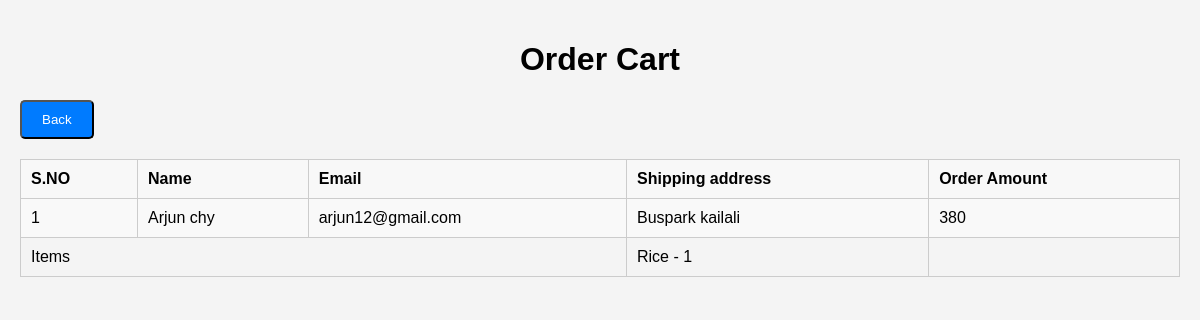
The app's page /OFOS/vieworderdetail.php (signed in) with its own data.
### tables this page shows
CREATE TABLE `orders` (
  `id` int(11) NOT NULL,
  `customer_id` int(11) NOT NULL,
  `name` varchar(255) NOT NULL,
  `address` text NOT NULL,
  `phone` varchar(20) NOT NULL,
  `email` varchar(255) NOT NULL,
  `shipping_address` varchar(255) NOT NULL,
  `total_price` int(11) NOT NULL,
  `method` varchar(100) NOT NULL,
  `delivered` varchar(10) NOT NULL DEFAULT '0'
);

CREATE TABLE `order_details` (
  `id` int(11) NOT NULL,
  `order_id` int(11) NOT NULL,
  `res_id` int(11) NOT NULL,
  `food_name` varchar(20) NOT NULL,
  `price` varchar(50) NOT NULL,
  `qty` int(11) NOT NULL
);

### OFOS/vieworderdetail.php (the view, shortened to what this page needs)
<?php
include 'db.php';
$customer_id = $_SESSION['id'];
$restaurant_ids = array();
$sql_restaurant = "select R_ID from tbl_restaurants where o_id = ".$customer_id;
$result_restaurant = $conn->query($sql_restaurant);
while($row_rastaurant = $result_restaurant->fetch_assoc()){
    array_push($restaurant_ids,$row_rastaurant['R_ID']);
}
$rest_ids = implode(",",$restaurant_ids);
$sql = "
    SELECT *
    FROM orders
    WHERE EXISTS (SELECT 1 FROM order_details WHERE order_details.order_id = orders.id and res_id IN (".$rest_ids."))
";
$result = $conn->query($sql);
?>
<!DOCTYPE html>
<html lang="en">
<head>
</head>
<body>
    <h1>Order Cart</h1>
   <button class="back-button" onclick="history.back()">Back</button>
    <table>
        <tr>
            <th>S.NO</th>
            <th>Name</th>
            <th>Email</th>
            <th>Shipping address</th>
            <th>Order Amount</th>
        </tr>
        <?php
        $i = 1;
        if ($result && $result->num_rows > 0) {
            while($row = $result->fetch_assoc()) {
                $sql = "select * from order_details where res_id IN (".$rest_ids.") AND order_id = ".$row['id'];
                $res = $conn->query($sql);
            ?>
        <tr>
            <td><?php echo $i; ?></td>
            <td><?php echo $row['name']; ?></td>
            <td><?php echo $row['email']; ?></td>
            <td><?php echo $row['shipping_address']; ?></td>
            <td><?php echo $row['total_price']; ?></td>
        </tr>
        <tr>
            <td colspan="3">Items</td>
            <td>
                <?php
                    while($detail = mysqli_fetch_assoc($res)){
                        ?>
                        <div><?php echo $detail['food_name']?> - <?php echo $detail['qty']?></div>
                        <?php
                    }
                ?>
            </td>
        </tr>
        <?php $i++; }
        } else {
            echo "<tr><td colspan='5'>No order placed</td></tr>";
        }
        ?>
    </table>
</body>
</html>

### OFOS/vieworderdetail.php (style rules this page uses)
body { font-family: Arial, sans-serif; margin: 0; padding: 20px; background-color: #f4f4f4; }
h1 { text-align: center; }
table { width: 100%; border-collapse: collapse; margin-bottom: 20px; }
table, th, td { border: 1px solid #ccc; }
th, td { padding: 10px; text-align: left; }
th { background-color: #f8f8f8; }
tr:nth-child(even) { background-color: #f9f9f9; }
.back-button { display: inline-block; margin-bottom: 20px; padding: 10px 20px; background-color: #007bff; color: white; text-decoration: none; border-radius: 5px; cursor: pointer; }

### records on screen
orders: name "Arjun chy", email "arjun12@gmail.com", shipping_address "Buspark kailali", total_price "380"
order_details: food_name "Rice", qty "1"
